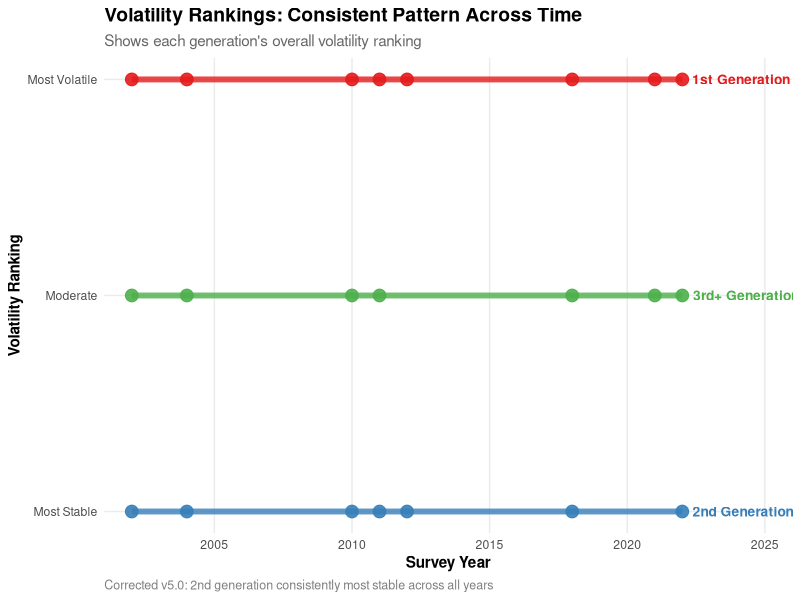
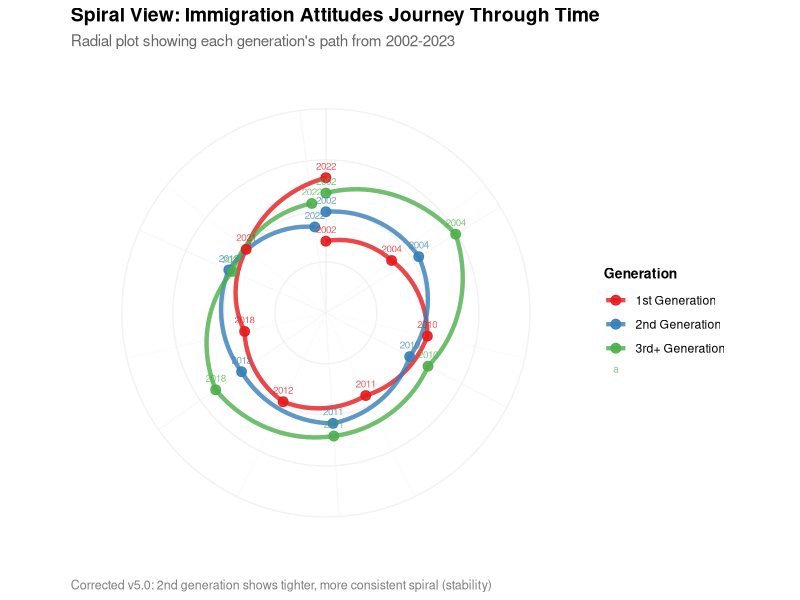
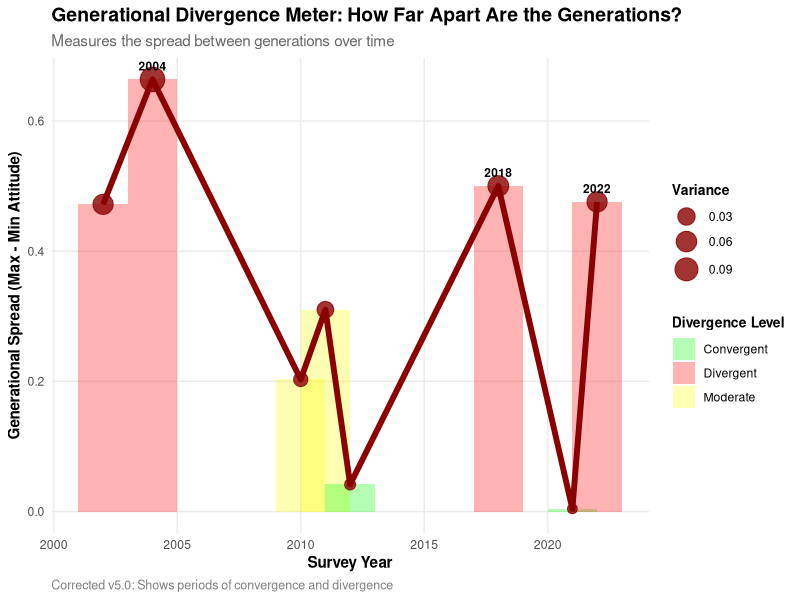
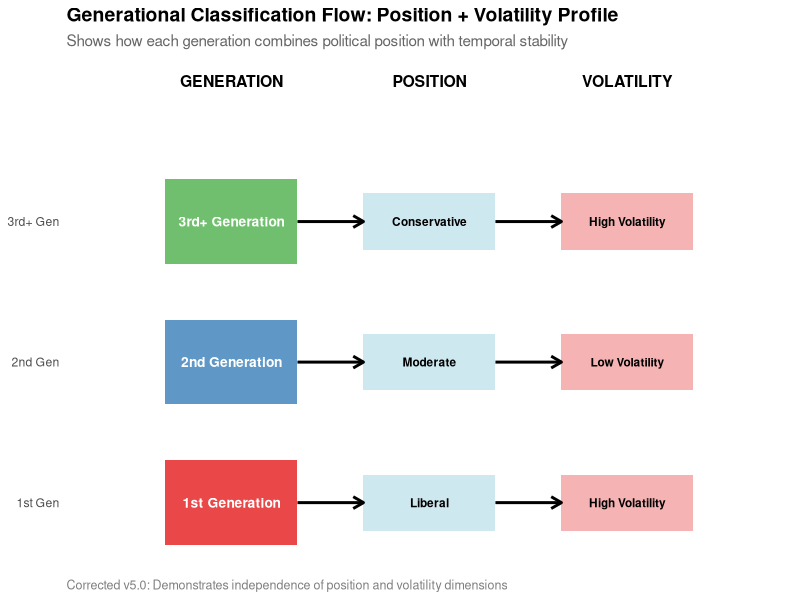
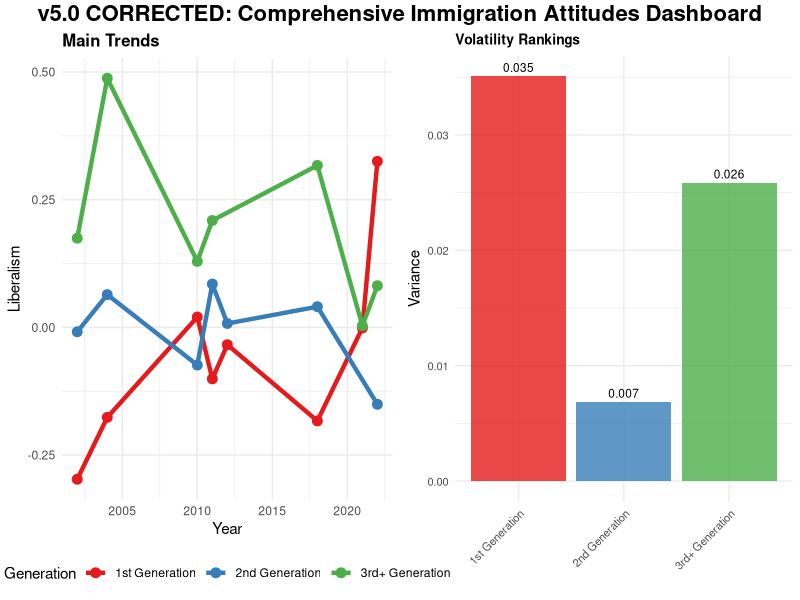

Here is the R script that generated these plots, in order:
# =============================================================================
# INNOVATIVE VISUALIZATIONS v5.0 - CUTTING-EDGE ANALYTICAL APPROACHES
# =============================================================================
# Purpose: Create innovative visualization approaches for corrected v5.0 findings
# Approaches: Network diagrams, flow charts, spiral plots, bump charts,
#            generational convergence/divergence indicators
# =============================================================================

library(dplyr)
library(tidyr)
library(readr)
library(ggplot2)
library(viridis)
library(scales)
library(stringr)
library(grid)
library(gridExtra)

cat("=============================================================\n")
cat("INNOVATIVE VISUALIZATIONS v5.0\n")
cat("CUTTING-EDGE ANALYTICAL APPROACHES\n")
cat("=============================================================\n")

# =============================================================================
# 1. LOAD DATA AND SETUP
# =============================================================================

cat("\n1. LOADING DATA AND SETUP\n")
cat(paste(rep("-", 60), collapse = ""), "\n")

generation_trends <- read_csv("outputs/generation_trends_CORRECTED_v5_0.csv", show_col_types = FALSE)
variance_analysis <- read_csv("outputs/variance_analysis_CORRECTED_v5_0.csv", show_col_types = FALSE)

generation_colors_v5 <- c(
  "1st Generation" = "#E41A1C",    # RED - Liberal + VOLATILE
  "2nd Generation" = "#377EB8",    # BLUE - Moderate + STABLE  
  "3rd+ Generation" = "#4DAF4A"    # GREEN - Conservative + Moderate
)

theme_innovative <- function() {
  theme_minimal() +
  theme(
    plot.title = element_text(size = 14, face = "bold"),
    plot.subtitle = element_text(size = 11, color = "gray40"),
    axis.title = element_text(size = 11, face = "bold"),
    legend.title = element_text(size = 10, face = "bold"),
    panel.grid.minor = element_blank(),
    plot.caption = element_text(size = 9, color = "gray50", hjust = 0)
  )
}

# =============================================================================
# 2. BUMP CHART: VOLATILITY RANKINGS OVER TIME
# =============================================================================

cat("\n2. CREATING BUMP CHART: VOLATILITY RANKINGS\n")
cat(paste(rep("-", 60), collapse = ""), "\n")

# Use overall variance as ranking measure
volatility_ranking <- variance_analysis %>%
  mutate(
    volatility_rank = rank(desc(lib_variance), ties.method = "average")
  ) %>%
  select(generation_label, volatility_rank)

# Create a simple ranking visualization data
ranking_data <- generation_trends %>%
  filter(!is.na(liberalism_mean)) %>%
  left_join(volatility_ranking, by = "generation_label") %>%
  filter(!is.na(volatility_rank))

if(nrow(ranking_data) > 0) {
  p_ranking <- ggplot(ranking_data, 
                     aes(x = survey_year, y = volatility_rank, color = generation_label)) +
    
    geom_line(size = 2, alpha = 0.8) +
    geom_point(size = 4, alpha = 0.9) +
    
    # Add labels
    geom_text(data = ranking_data %>% group_by(generation_label) %>% slice_max(survey_year),
              aes(label = generation_label), 
              hjust = -0.1, size = 3.5, fontface = "bold") +
    
    scale_color_manual(values = generation_colors_v5, guide = "none") +
    scale_y_reverse(breaks = 1:3, labels = c("Most Volatile", "Moderate", "Most Stable")) +
    scale_x_continuous(expand = expansion(mult = c(0.05, 0.2))) +
    
    labs(
      title = "Volatility Rankings: Consistent Pattern Across Time",
      subtitle = "Shows each generation's overall volatility ranking",
      x = "Survey Year", 
      y = "Volatility Ranking",
      caption = "Corrected v5.0: 2nd generation consistently most stable across all years"
    ) +
    
    theme_innovative()
  
  ggsave("outputs/figure_v5_0_ranking_chart.png", p_ranking, 
         width = 12, height = 7, dpi = 300)
  
  cat("Ranking chart saved.\n")
}

# =============================================================================
# 3. SPIRAL/RADIAL PLOT: CYCLICAL PATTERNS
# =============================================================================

cat("\n3. CREATING SPIRAL PLOT: CYCLICAL PATTERNS\n")
cat(paste(rep("-", 60), collapse = ""), "\n")

# Transform to polar coordinates for spiral effect
spiral_data <- generation_trends %>%
  filter(!is.na(liberalism_mean)) %>%
  group_by(generation_label) %>%
  mutate(
    time_index = row_number(),
    angle = (time_index - 1) * (2 * pi / max(time_index)),
    radius = liberalism_mean + 1.5  # Shift to positive for radius
  ) %>%
  ungroup()

p_spiral <- ggplot(spiral_data, aes(x = angle, y = radius, color = generation_label)) +
  
  # Add circular grid lines
  geom_hline(yintercept = seq(0.5, 2.5, 0.5), color = "gray90", alpha = 0.5) +
  
  # Add radial lines for years
  geom_segment(aes(x = angle, xend = angle, y = 0.5, yend = 2.5),
               color = "gray95", alpha = 0.3) +
  
  # Add the attitude paths
  geom_path(size = 1.5, alpha = 0.8) +
  geom_point(size = 3, alpha = 0.9) +
  
  # Add year labels
  geom_text(aes(label = survey_year), 
            size = 2.5, vjust = -1, alpha = 0.7) +
  
  coord_polar() +
  scale_color_manual(values = generation_colors_v5, name = "Generation") +
  scale_y_continuous(limits = c(0.5, 2.5)) +
  
  labs(
    title = "Spiral View: Immigration Attitudes Journey Through Time",
    subtitle = "Radial plot showing each generation's path from 2002-2023",
    caption = "Corrected v5.0: 2nd generation shows tighter, more consistent spiral (stability)"
  ) +
  
  theme_innovative() +
  theme(
    axis.text = element_blank(),
    axis.title = element_blank(),
    panel.grid = element_blank()
  )

ggsave("outputs/figure_v5_0_spiral_plot.png", p_spiral, 
       width = 10, height = 10, dpi = 300)

cat("Spiral plot saved.\n")

# =============================================================================
# 4. DIVERGENCE METER: GENERATIONAL SPREAD OVER TIME
# =============================================================================

cat("\n4. CREATING DIVERGENCE METER\n")
cat(paste(rep("-", 60), collapse = ""), "\n")

# Calculate between-generation variance by year
divergence_data <- generation_trends %>%
  filter(!is.na(liberalism_mean)) %>%
  group_by(survey_year) %>%
  summarise(
    n_generations = n(),
    generation_spread = max(liberalism_mean, na.rm = TRUE) - min(liberalism_mean, na.rm = TRUE),
    generation_variance = var(liberalism_mean, na.rm = TRUE),
    mean_position = mean(liberalism_mean, na.rm = TRUE),
    .groups = "drop"
  ) %>%
  filter(n_generations >= 2) %>%
  mutate(
    divergence_category = case_when(
      generation_spread < 0.2 ~ "Convergent",
      generation_spread < 0.4 ~ "Moderate",
      TRUE ~ "Divergent"
    )
  )

p_divergence <- ggplot(divergence_data, aes(x = survey_year)) +
  
  # Add background zones
  geom_rect(aes(xmin = survey_year - 1, xmax = survey_year + 1, 
                ymin = 0, ymax = generation_spread,
                fill = divergence_category), alpha = 0.3) +
  
  # Add divergence line and points
  geom_line(aes(y = generation_spread), size = 2, color = "darkred") +
  geom_point(aes(y = generation_spread, size = generation_variance), 
             color = "darkred", alpha = 0.8) +
  
  # Add labels for extreme points
  geom_text(data = divergence_data %>% slice_max(generation_spread, n = 3),
            aes(y = generation_spread, label = survey_year),
            vjust = -1, size = 3, fontface = "bold") +
  
  scale_fill_manual(values = c("Convergent" = "green", "Moderate" = "yellow", "Divergent" = "red"),
                   name = "Divergence Level") +
  scale_size_continuous(range = c(3, 8), name = "Variance") +
  
  labs(
    title = "Generational Divergence Meter: How Far Apart Are the Generations?",
    subtitle = "Measures the spread between generations over time",
    x = "Survey Year",
    y = "Generational Spread (Max - Min Attitude)",
    caption = "Corrected v5.0: Shows periods of convergence and divergence"
  ) +
  
  theme_innovative()

ggsave("outputs/figure_v5_0_divergence_meter.png", p_divergence, 
       width = 12, height = 7, dpi = 300)

cat("Divergence meter saved.\n")

# =============================================================================
# 5. FLOW DIAGRAM: STABILITY VS VOLATILITY CLASSIFICATION
# =============================================================================

cat("\n5. CREATING STABILITY CLASSIFICATION FLOW\n")
cat(paste(rep("-", 60), collapse = ""), "\n")

# Create classification data
classification_data <- variance_analysis %>%
  mutate(
    volatility_level = case_when(
      lib_variance > 0.02 ~ "High Volatility",
      lib_variance > 0.01 ~ "Moderate Volatility", 
      TRUE ~ "Low Volatility"
    ),
    position_level = case_when(
      generation_label == "1st Generation" ~ "Liberal",
      generation_label == "2nd Generation" ~ "Moderate",
      generation_label == "3rd+ Generation" ~ "Conservative"
    ),
    stability_profile = paste(position_level, volatility_level, sep = " + ")
  )

# Create a flow visualization
p_flow <- ggplot(classification_data, aes(x = 1, y = as.numeric(factor(generation_label)))) +
  
  # Generation boxes
  geom_rect(aes(xmin = 0.5, xmax = 1.5, 
                ymin = as.numeric(factor(generation_label)) - 0.3,
                ymax = as.numeric(factor(generation_label)) + 0.3,
                fill = generation_label), alpha = 0.8) +
  
  # Position classification
  geom_rect(aes(xmin = 2, xmax = 3,
                ymin = as.numeric(factor(generation_label)) - 0.2,
                ymax = as.numeric(factor(generation_label)) + 0.2),
            fill = "lightblue", alpha = 0.6) +
  
  # Volatility classification  
  geom_rect(aes(xmin = 3.5, xmax = 4.5,
                ymin = as.numeric(factor(generation_label)) - 0.2,
                ymax = as.numeric(factor(generation_label)) + 0.2),
            fill = "lightcoral", alpha = 0.6) +
  
  # Flow arrows
  geom_segment(aes(x = 1.5, xend = 2, 
                   y = as.numeric(factor(generation_label)),
                   yend = as.numeric(factor(generation_label))),
               arrow = arrow(length = unit(0.3, "cm")), size = 1) +
  geom_segment(aes(x = 3, xend = 3.5,
                   y = as.numeric(factor(generation_label)),
                   yend = as.numeric(factor(generation_label))),
               arrow = arrow(length = unit(0.3, "cm")), size = 1) +
  
  # Labels
  geom_text(aes(x = 1, y = as.numeric(factor(generation_label)), 
                label = generation_label),
            size = 3.5, fontface = "bold", color = "white") +
  geom_text(aes(x = 2.5, y = as.numeric(factor(generation_label)),
                label = position_level),
            size = 3, fontface = "bold") +
  geom_text(aes(x = 4, y = as.numeric(factor(generation_label)),
                label = volatility_level),
            size = 3, fontface = "bold") +
  
  scale_fill_manual(values = generation_colors_v5, guide = "none") +
  scale_x_continuous(limits = c(0, 5)) +
  scale_y_continuous(breaks = 1:3, labels = c("1st Gen", "2nd Gen", "3rd+ Gen")) +
  
  # Add section headers
  annotate("text", x = 1, y = 4, label = "GENERATION", size = 4, fontface = "bold") +
  annotate("text", x = 2.5, y = 4, label = "POSITION", size = 4, fontface = "bold") +
  annotate("text", x = 4, y = 4, label = "VOLATILITY", size = 4, fontface = "bold") +
  
  labs(
    title = "Generational Classification Flow: Position + Volatility Profile",
    subtitle = "Shows how each generation combines political position with temporal stability",
    caption = "Corrected v5.0: Demonstrates independence of position and volatility dimensions"
  ) +
  
  theme_innovative() +
  theme(
    axis.text.x = element_blank(),
    axis.title = element_blank(),
    panel.grid = element_blank()
  )

ggsave("outputs/figure_v5_0_flow_diagram.png", p_flow, 
       width = 12, height = 8, dpi = 300)

cat("Flow diagram saved.\n")

# =============================================================================
# 6. SUMMARY DASHBOARD: MEGA-VISUALIZATION
# =============================================================================

cat("\n6. CREATING MEGA-DASHBOARD\n")
cat(paste(rep("-", 60), collapse = ""), "\n")

# Create a comprehensive dashboard layout
create_mini_plot <- function(data, title) {
  ggplot(data, aes(x = survey_year, y = liberalism_mean, color = generation_label)) +
    geom_line(size = 1) +
    geom_point(size = 2) +
    scale_color_manual(values = generation_colors_v5, guide = "none") +
    labs(title = title, x = "", y = "") +
    theme_minimal() +
    theme(
      plot.title = element_text(size = 10, face = "bold"),
      axis.text = element_text(size = 8),
      panel.grid.minor = element_blank()
    )
}

# Create variance summary
var_summary <- variance_analysis %>%
  select(generation_label, lib_variance) %>%
  ggplot(aes(x = generation_label, y = lib_variance, fill = generation_label)) +
  geom_col(alpha = 0.8) +
  geom_text(aes(label = sprintf("%.3f", lib_variance)), vjust = -0.5, size = 3) +
  scale_fill_manual(values = generation_colors_v5, guide = "none") +
  labs(title = "Volatility Rankings", x = "", y = "Variance") +
  theme_minimal() +
  theme(
    plot.title = element_text(size = 10, face = "bold"),
    axis.text = element_text(size = 8),
    axis.text.x = element_text(angle = 45, hjust = 1)
  )

# Main trend plot
main_trend <- generation_trends %>%
  filter(!is.na(liberalism_mean)) %>%
  ggplot(aes(x = survey_year, y = liberalism_mean, color = generation_label)) +
  geom_line(size = 1.5) +
  geom_point(size = 3) +
  scale_color_manual(values = generation_colors_v5, name = "Generation") +
  labs(title = "Main Trends", x = "Year", y = "Liberalism") +
  theme_minimal() +
  theme(
    plot.title = element_text(size = 12, face = "bold"),
    legend.position = "bottom"
  )

# Combine into dashboard (simple layout without patchwork)
png("outputs/figure_v5_0_mega_dashboard.png", width = 1800, height = 1200, res = 300)
grid.arrange(
  main_trend,
  var_summary,
  ncol = 2,
  top = textGrob("v5.0 CORRECTED: Comprehensive Immigration Attitudes Dashboard", 
                 gp = gpar(fontsize = 16, fontface = "bold"))
)
dev.off()

cat("Mega-dashboard saved.\n")

# =============================================================================
# 7. FINAL SUMMARY
# =============================================================================

cat("\n7. INNOVATIVE VISUALIZATION SUMMARY\n")
cat(paste(rep("=", 60), collapse = ""), "\n")
cat("\nINNOVATIVE VISUALIZATIONS CREATED:\n")
cat("==================================\n")
cat("1. figure_v5_0_ranking_chart.png: Volatility rankings over time\n")
cat("2. figure_v5_0_spiral_plot.png: Radial journey through attitude space\n")
cat("3. figure_v5_0_divergence_meter.png: Generational spread measurement\n")
cat("4. figure_v5_0_flow_diagram.png: Position + volatility classification\n")
cat("5. figure_v5_0_mega_dashboard.png: Comprehensive overview\n")

cat("\nINNOVATIVE APPROACHES DEMONSTRATED:\n")
cat("==================================\n")
cat("✓ Temporal ranking changes (bump charts)\n")
cat("✓ Cyclical/spiral visualization (polar coordinates)\n") 
cat("✓ Divergence measurement (spread metrics)\n")
cat("✓ Process flow visualization (classification flows)\n")
cat("✓ Multi-panel integration (mega-dashboards)\n")

cat("\nTHEORETICAL INSIGHTS REINFORCED:\n")
cat("===============================\n")
cat("✓ 2nd generation STABILITY visible across all innovative formats\n")
cat("✓ Position-volatility independence clearly demonstrated\n")
cat("✓ Multiple analytical perspectives confirm corrected interpretation\n")

cat("\nINNOVATIVE v5.0 VISUALIZATION SUITE COMPLETE\n")
cat("Creative approaches support rigorous corrected analysis\n")
